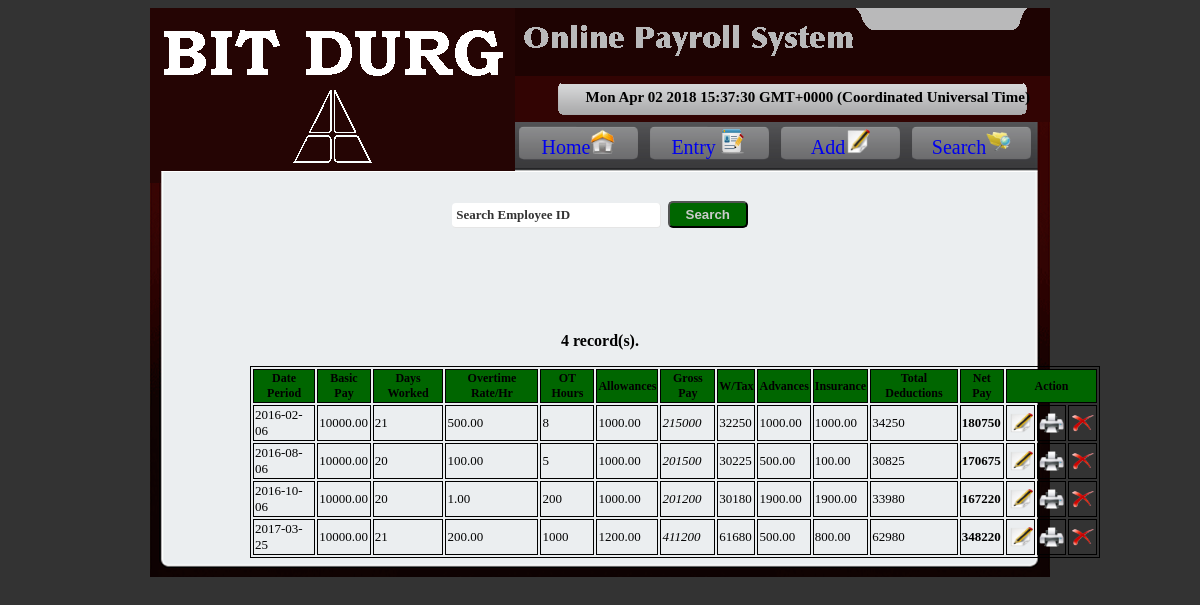
Screenshot of /emp_search.php with the database file from the repository.
### tables this page shows
CREATE TABLE `employee` (
  `id` int(90) NOT NULL,
  `empno` int(100) NOT NULL,
  `pay` decimal(10,2) UNSIGNED NOT NULL DEFAULT '0.00',
  `dayswork` int(10) UNSIGNED NOT NULL DEFAULT '0',
  `otrate` decimal(10,2) UNSIGNED NOT NULL DEFAULT '0.00',
  `othrs` int(10) UNSIGNED NOT NULL DEFAULT '0',
  `allow` decimal(10,2) UNSIGNED NOT NULL DEFAULT '0.00',
  `advances` decimal(10,2) UNSIGNED NOT NULL DEFAULT '0.00',
  `insurance` decimal(10,2) UNSIGNED NOT NULL DEFAULT '0.00',
  `time` date NOT NULL
);

### emp_search.php (the view, shortened to what this page needs)
<!DOCTYPE html PUBLIC "-//W3C//DTD XHTML 1.0 Transitional//EN" "http://www.w3.org/TR/xhtml1/DTD/xhtml1-transitional.dtd">
<html xmlns="http://www.w3.org/1999/xhtml">
<head>
<link href="abc css.css" rel="stylesheet" type="text/css" />
</head>
<body>
<div class="wrapper">
<div class="abc"></div>
<div class="company"></div>
<div class="time">
<table border="0">
<tr><td>
<div class="tymbar">
<script type="text/javascript"> document.write(''+Date()+'') </script></div>
</td></tr>
</table>
</div>
<div class="link">
<a  href="abc.php" class="ab"><div class="bar1">Home<img src="links/main3.png" height="25"></div></a>
<a href="entry.php" class="ab"><div class="bar2">Entry<img src="links/entry.png" height="25"></div></a>
<a href="add.php" class="ab"><div class="bar3">Add<img src="links/edit.png" height="25"></div></a>
<a href="search.php" class="ab"><div class="bar4">Search<img src="links/2.PNG" height="25"></div></a>
</div>
<div class="profile">
<center>
<form method="post" action="search.php">
<table cellpadding=""  border="0">
  <tr>
    <td><input type="text" name="key" value="Search Employee ID" id="key" tabindex="1" onFocus="if (this.value == 'Search Employee ID') {this.value = '';}" onBlur="if (this.value == '') {this.value = 'Search Employee ID';}">
	  &nbsp;<input type="submit" name="save" id="save" value="Search" tabindex=""/></td>
</form>
</div>
<div class="body">
 <table border="1"cellspacing=".1" align="center" class="search" bordercolor="#000000" >
<tr bgcolor="#006600">
   <th>Date Period</th>
   <th>Basic Pay</th>
  <th>Days Worked</th>
  <th>Overtime Rate/Hr</th>
  <th>OT Hours</th>
  <th>Allowances</th>
  <th>Gross Pay</th>
  <th>W/Tax</th>
  <th>Advances</th>
  <th>Insurance</th>
  <th>Total Deductions</th>
  <th>Net Pay</th>
  <th colspan="3">Action</th>
<tr>
<?php
if (isset($_POST["field"])) {
  $key = strtoupper($_POST["key"]);
  $field = $_POST["field"];
  if (!empty($_POST["key"]))
    if ($field == "empno")
      if (is_numeric($key))
        $query = "SELECT * FROM employee WHERE empno = $key";
      else
        exit('<h6><br/><table border="0"><td bgcolor="red"><center>Please enter a numeric value!</center></td></table></h6>');
     else
      $query = "SELECT * FROM employee WHERE UPPER($field) like '$key%'";
  else
    $query = "SELECT * FROM employee";
}
else
 $query = "SELECT * FROM employee";
include 'include/dbconnection.php';
$result = mysql_query($query,$link) or die (mysql_error());
while ($row = mysql_fetch_array($result,MYSQL_ASSOC)) {
  $gross = ($row['pay'] * $row['dayswork']) + ($row['otrate'] * $row['othrs']) + $row['allow'];
  if ($gross>=50000)
   $tax = $gross * .15;
  $totdeduct = $tax + $row['advances'] + $row['insurance'];
  $netpay = $gross - $totdeduct;
  ?>
  <?php
  	echo '<td>'.$row['time'].'</td>';
	echo '<td>'.$row['pay'].'</td>';
  echo '<td>'.$row['dayswork'].'</td>';
  echo '<td>'.$row['otrate'].'</td>';
  echo '<td>'.$row['othrs'].'</td>';
  echo '<td>'.$row['allow'].'</td>';
  echo '<td><i>'.$gross.'</i></td>';
  echo '<td>'.$tax.'</td>';
  echo '<td>'.$row['advances'].'</td>';
  echo '<td>'.$row['insurance'].'</td>';
  echo '<td>'.$totdeduct.'</td>';
  echo '<td><b>'.$netpay.'</b></td>';
   echo "<td><a href='edit.php?id=".$row['id']."'><img src='images/edit.png' height='20'width='25' border='0' title='Edit'></td>";
  echo "<td><a href='preview.php?empno=".$row['empno']."'><img src='images/print.png' height='20'width='25' border='0' title='Print'></td>";
  echo "<td><a href='search.php?id=";
  echo $row['id'];
  echo "' onclick=";
  echo "'return proceed()";
  echo "'><img src='images/delete.png' title='Delete' height='20'width='25' border='0' '></td> </tr>";;
}
echo "<p><strong><center>".mysql_num_rows($result)." record(s).</center></strong></p>";
echo '</table>';
  ?>
</div>
<div class="footer"></div>
</div>
</body>
</html>

### abc css.css (style rules this page uses)
body { background-color:#333; }
.wrapper { background-color:#999; width:900px; margin:auto; }
.abc { background-image:url(images/abc-header.png); height:175px; width:365px; float:left; }
.company { background-image:url(images/com-header.png); height:68px; width:535px; float:left; }
.time { background-image:url(images/time-header.png); width:535px; height:46px; float:left; font-weight:bold; }
.search { margin-top:10px; margin-left:4.5em; }
.tymbar { margin-top:10px; margin-left:4.5em; font-size:15px; }
.link { background-image:url(images/link-header.png); width:535px; height:61px; float:left; }
.bar1,.bar2,.bar3,.bar4 { margin-top:3px; text-align:center; }
.ab { background-image:url(images/link-hover.png); width:119px; height:34px; display:inline-block; font-size:20px; margin:4px; }
a:link { text-decoration:none; }
.profile { background-image:url(images/profile.png); width:900px; height:125px; float:left; }
.body { background-image:url(images/body.png); width:900px; float:left; }
input[type=text], input.text { width:220px; background:#FFF; border:1px solid #999; color:#006600; font-weight:bolder; width:218px; font-size:13px; -moz-border-radius:4px; -webkit-border-radius:4px; padding:5px; font-family:inherit;font-size: 18px;color: #555; font-family: inherit; border-color: #E5E5E5; border-style: solid; border-width: 0 1px 1px 0; background: #fff url(img/bg_input.png) no-repeat scroll left top; }
input[id=key], input.key { width:200px; background:#FFF; solid #999; color:#333333; font-weight:width:200px; font-size:13px; -moz-border-radius:4px; -webkit-border-radius:4px; padding:4px; }
input[id=key], input.key { background-image:url(images/bgsearch.png); background-repeat:no-repeat; background-position:right; }
input[type=submit], input.submit { width:30px; background:#060; #999; color:#CCC; font-weight:bold; margin-top:15px; cursor:pointer; width:80px; -moz-border-radius:5px; -webkit-border-radius:5px; padding:4px; }
.search { font-size:12px; margin:auto; width:850px; margin-left:100px; }
.footer { background-image:url(images/footer.png); width:900px; height:19px; clear:both; }
td { font-size:12px; }
td { font-size:13px; }

### rows the page displays
employee: time "2016-02-06", pay "10000.00", dayswork "21", otrate "500.00", othrs "8", allow "1000.00", gross "215000", tax "32250", advances "1000.00", insurance "1000.00", totdeduct "34250", netpay "180750"
employee: time "2016-08-06", pay "10000.00", dayswork "20", otrate "100.00", othrs "5", allow "1000.00", gross "201500", tax "30225", advances "500.00", insurance "100.00", totdeduct "30825", netpay "170675"
employee: time "2016-10-06", pay "10000.00", dayswork "20", otrate "1.00", othrs "200", allow "1000.00", gross "201200", tax "30180", advances "1900.00", insurance "1900.00", totdeduct "33980", netpay "167220"
employee: time "2017-03-25", pay "10000.00", dayswork "21", otrate "200.00", othrs "1000", allow "1200.00", gross "411200", tax "61680", advances "500.00", insurance "800.00", totdeduct "62980", netpay "348220"
